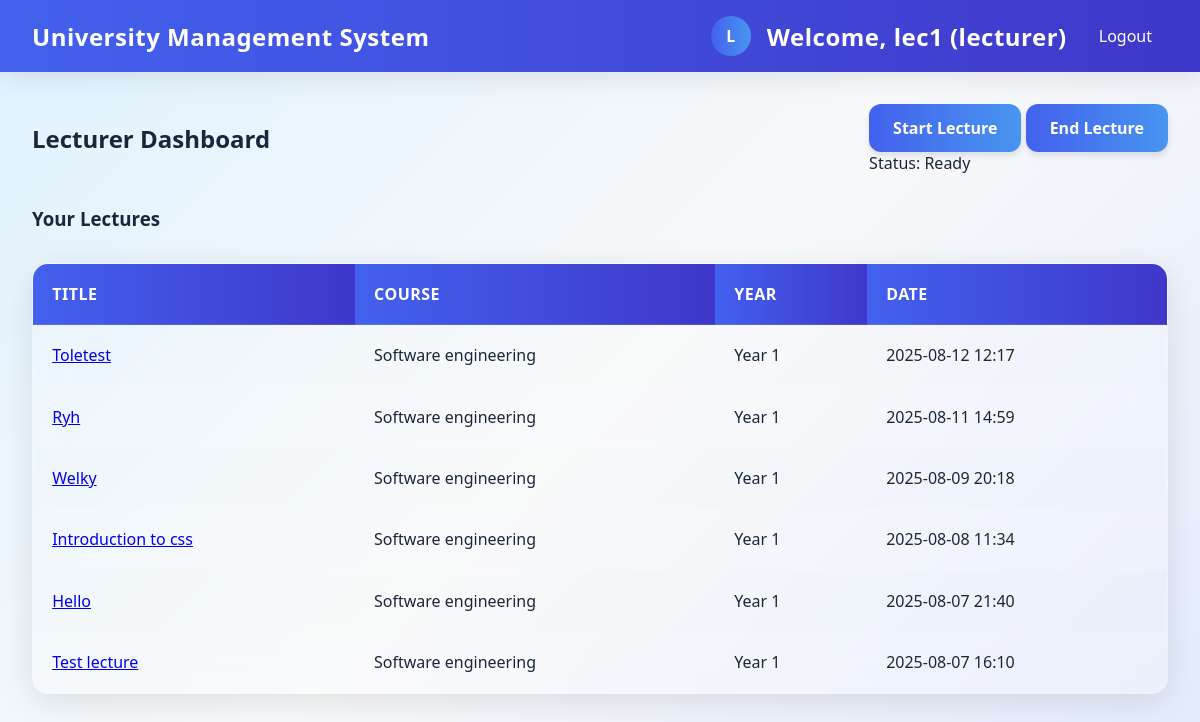
Page /lecturer (signed in) on the committed database.
### app.py (models this page shows)
class Lecture(db.Model):
    __tablename__ = 'lectures'
    id = db.Column(db.Integer, primary_key=True)
    timestamp = db.Column(db.DateTime, nullable=False, default=datetime.utcnow)
    course = db.Column(db.String(120), nullable=False)
    title = db.Column(db.String(200), nullable=False)
    year = db.Column(db.String(20), nullable=False)
    content = db.Column(db.Text, nullable=False)
    author = db.Column(db.String(80), nullable=False)

### app.py (the view)
@app.route("/lecturer")
def lecturer_dashboard():
    if 'user' not in session or session['user']['role'] != 'lecturer':
        return redirect(url_for('main'))
    lectures = Lecture.query.filter_by(author=session['user']['username'])\
                  .order_by(Lecture.timestamp.desc()).all()
    return render_template("lecturer_dashboard.html", lectures=lectures)

### templates/lecturer_dashboard.html (shortened to what this page needs)
{% extends "base.html" %}
{% block content %}
<div class="dashboard-header">
    <h2>Lecturer Dashboard</h2>
    <div class="recording-controls">
        <button id="startBtn" class="btn btn-primary">Start Lecture</button>
        <button id="stopBtn" class="btn btn-danger" disabled>End Lecture</button>
        <div id="status" class="mt-2 text-muted">Status: Ready</div>
    </div>
</div>
<div class="lecture-history">
    <h3>Your Lectures</h3>
    <table class="table">
        <thead>
            <tr>
                <th>Title</th>
                <th>Course</th>
                <th>Year</th>
                <th>Date</th>
            </tr>
        </thead>
        <tbody>
            {% for lecture in lectures %}
            <tr>
                <td><a href="{{ url_for('view_lecture', lecture_id=lecture.id) }}">{{ lecture.title }}</a></td>
                <td>{{ lecture.course }}</td>
                <td>Year {{ lecture.year }}</td>
                <td>{{ lecture.timestamp.strftime('%Y-%m-%d %H:%M') }}</td>
            </tr>
            {% endfor %}
        </tbody>
    </table>
</div>
{% endblock %}

### templates/base.html (style rules this page uses)
:root { --primary: #4361ee; --secondary: #3f37c9; --accent: #4895ef; --dark: #1b263b; --light: #f8f9fa; --success: #4cc9f0; --danger: #f72585; --warning: #f8961e; --glass-bg: rgba(255, 255, 255, 0.15); --glass-border: rgba(255, 255, 255, 0.18); }
* { box-sizing: border-box; font-family: 'Segoe UI', Tahoma, Geneva, Verdana, sans-serif; margin: 0; padding: 0; }
body { margin: 0; padding: 0; background: linear-gradient(135deg, #e0f2ff 0%, #f8f9fa 50%, #e2eafc 100%); min-height: 100vh; color: var(--dark); }
.btn { padding: 0.8rem 1.5rem; background: linear-gradient(to right, var(--primary), var(--accent)); color: white; border: none; border-radius: 12px; cursor: pointer; font-weight: 600; font-size: 1rem; transition: all 0.3s ease; box-shadow: 0 4px 6px rgba(0, 0, 0, 0.1); }
table { width: 100%; border-collapse: separate; border-spacing: 0; margin-top: 2rem; overflow: hidden; border-radius: 16px; box-shadow: 0 8px 32px rgba(0, 0, 0, 0.1); backdrop-filter: blur(16px); -webkit-backdrop-filter: blur(16px); background: var(--glass-bg); border: 1px solid var(--glass-border); }
th, td { padding: 1.2rem; text-align: left; border-bottom: 1px solid rgba(255, 255, 255, 0.1); }
th { background: linear-gradient(to right, var(--primary), var(--secondary)); color: white; font-weight: 600; text-transform: uppercase; letter-spacing: 0.5px; }
tr:nth-child(even) { background-color: rgba(255, 255, 255, 0.1); }
.dashboard-header { margin-bottom: 2rem; display: flex; justify-content: space-between; align-items: center; }

### rows in the picture
Lecture: title "Toletest", course "Software engineering", year "1", timestamp "2025-08-12 12:17"
Lecture: title "Ryh", course "Software engineering", year "1", timestamp "2025-08-11 14:59"
Lecture: title "Welky", course "Software engineering", year "1", timestamp "2025-08-09 20:18"
Lecture: title "Introduction to css", course "Software engineering", year "1", timestamp "2025-08-08 11:34"
Lecture: title "Hello", course "Software engineering", year "1", timestamp "2025-08-07 21:40"
Lecture: title "Test lecture", course "Software engineering", year "1", timestamp "2025-08-07 16:10"

### other values in the picture
{{ session['user']['username'][0]|upper }} "L"
{{ session['user']['username'] }} "lec1"
{{ session['user']['role'] }} "lecturer"
